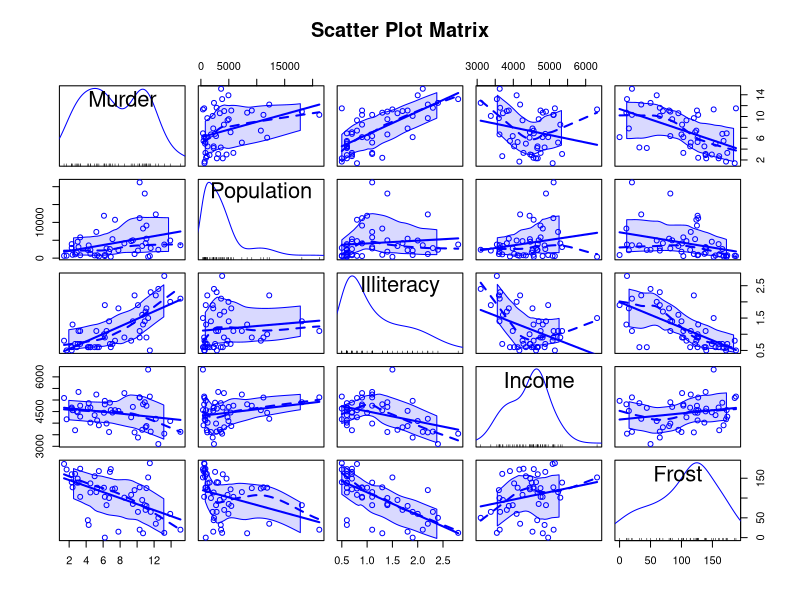
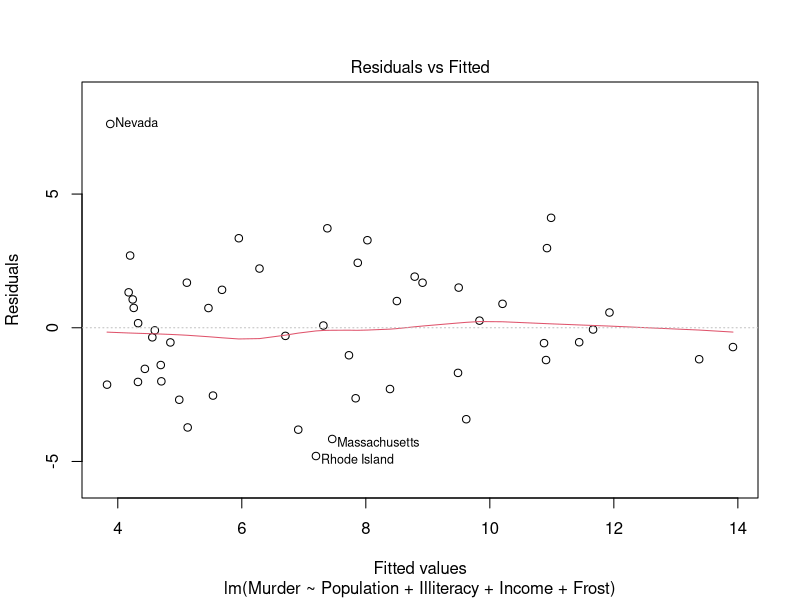
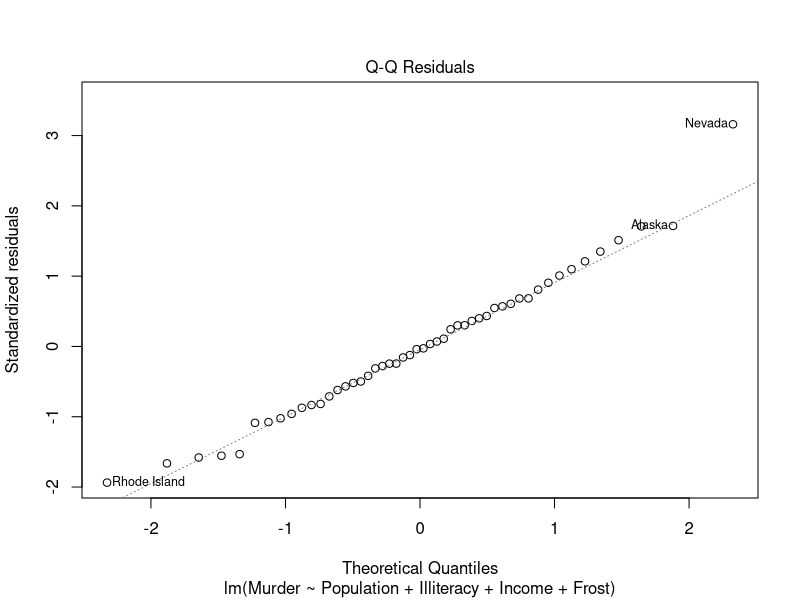
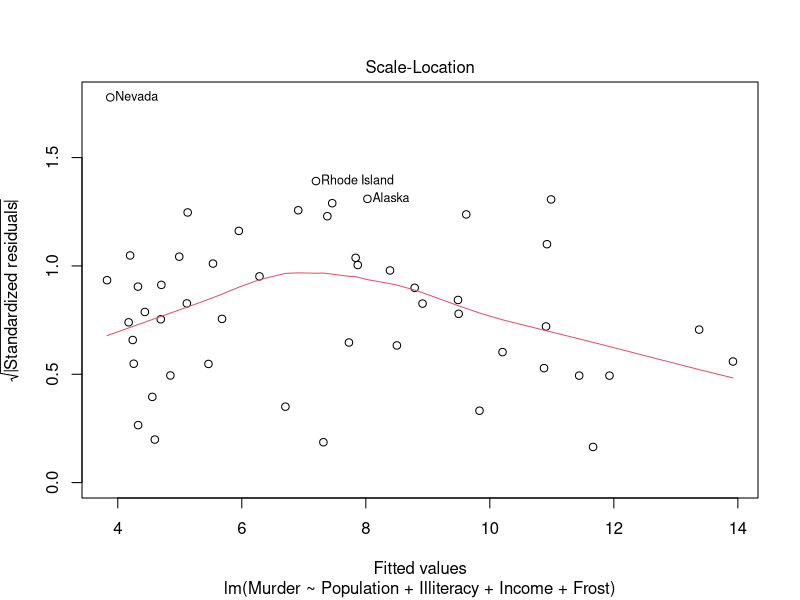
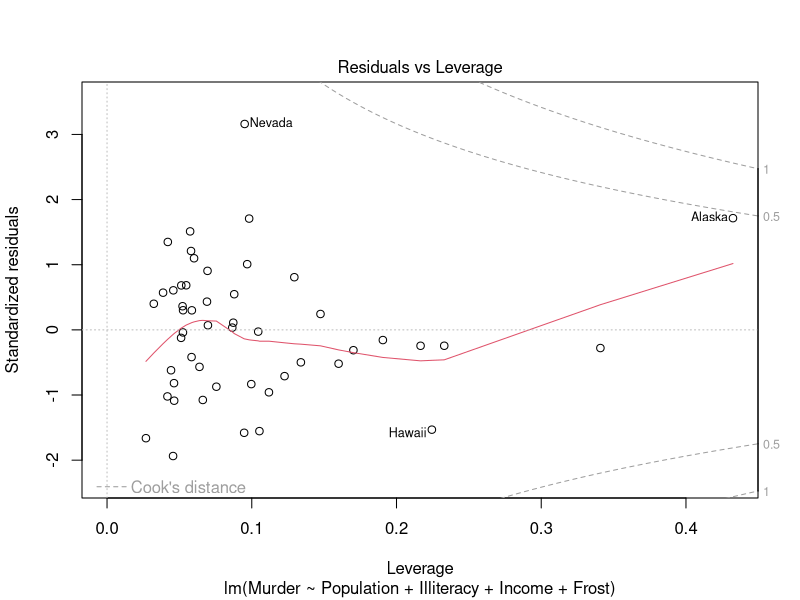

Reproduce these figures in R, in order.
## ---- chunk 1
help("state.x77")
states <- as.data.frame(state.x77[,c("Murder", "Population",
                        "Illiteracy", "Income", "Frost")])
## ---- chunk 2
cor(states, method = "pearson")
## ---- chunk 3
library(car)
scatterplotMatrix(states, spread=FALSE, smoother.args=list(lty=2),
    main="Scatter Plot Matrix")
## ---- chunk 4
states <- as.data.frame(state.x77[,c("Murder", "Population",
                        "Illiteracy", "Income", "Frost")])
fit <- lm(Murder ~ Population + Illiteracy + Income + Frost, data=states)
#par(mfrow=c(2,2))
plot(fit)
